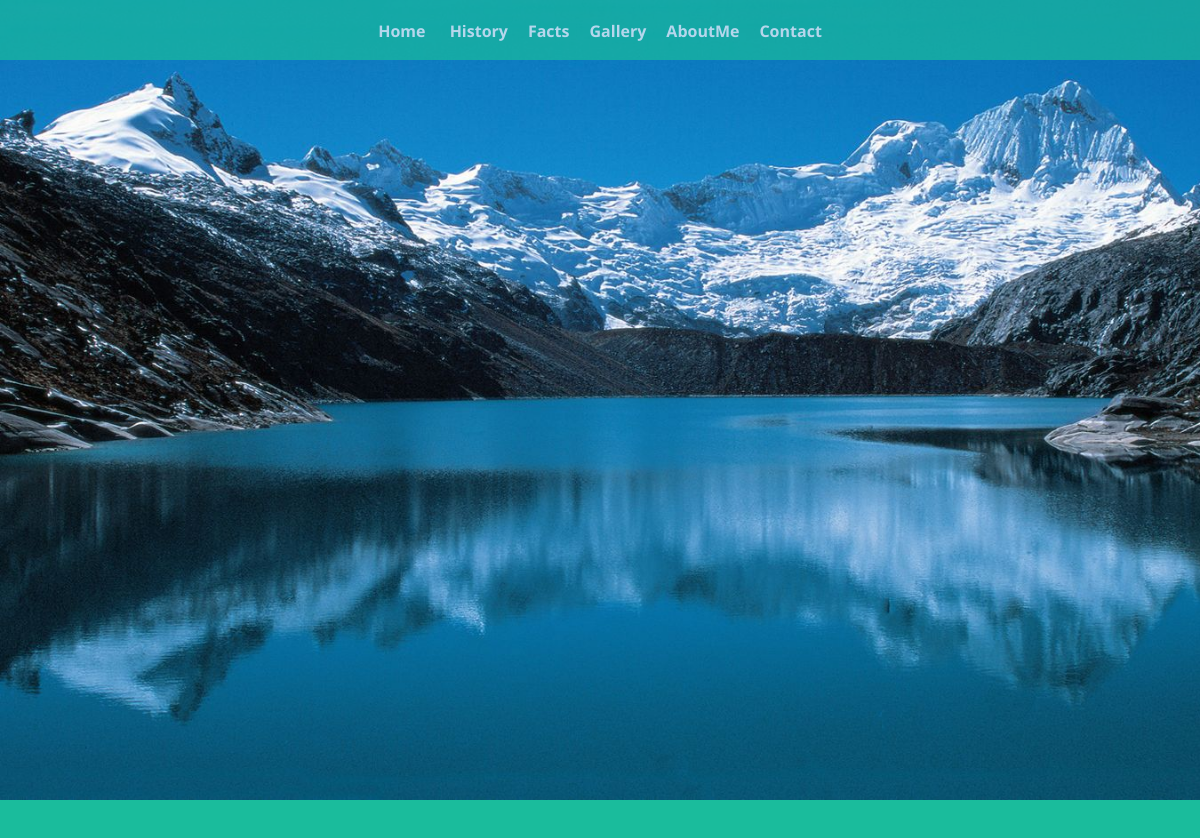
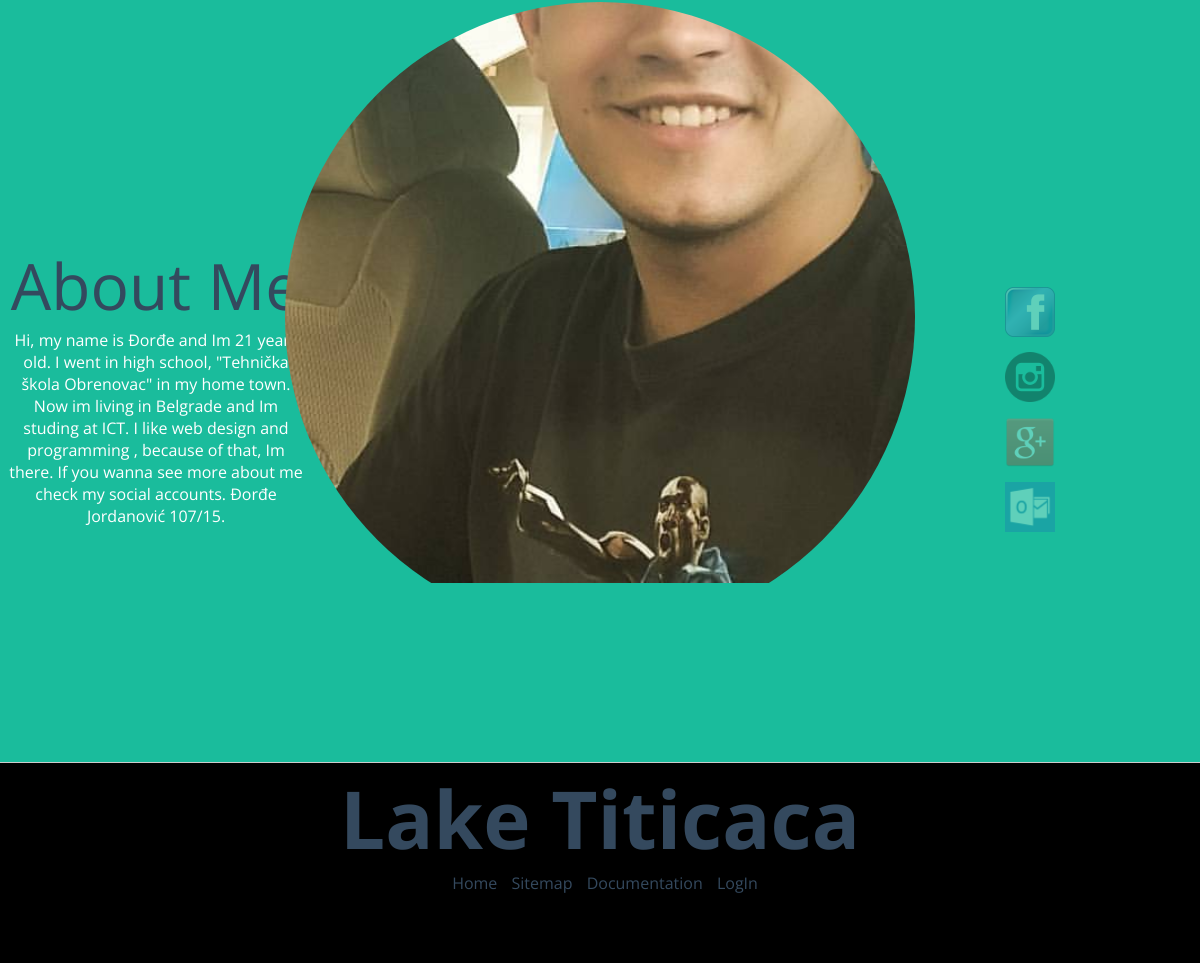
Screenshot of /index.php?category=pages&page=page4 with the database file from the repository (2 pictures, top to bottom).
### tables this page shows
CREATE TABLE `navigation` (
  `navID` int(11) NOT NULL,
  `navName` varchar(50) NOT NULL
);

CREATE TABLE `aboutme` (
  `aboutID` int(11) NOT NULL,
  `aboutTitle` text NOT NULL,
  `aboutText` text NOT NULL,
  `aboutFB` text NOT NULL,
  `aboutG` text NOT NULL,
  `aboutInsta` text NOT NULL,
  `aboutOut` text NOT NULL,
  `aboutFB_img` text NOT NULL,
  `aboutG_img` text NOT NULL,
  `aboutInsta_img` text NOT NULL,
  `aboutOut_img` text NOT NULL
);

CREATE TABLE `footer` (
  `footerID` int(11) NOT NULL,
  `footerName` text NOT NULL
);

### pages/page4.php (the view)
<section id="second">
<?php
	$upit = "SELECT * FROM aboutme";
	$rez = mysqli_query($konekcija, $upit) or die("Greska prilikom iscitavanja teksta AboutMe!");
	while($r=mysqli_fetch_array($rez))
		{
			echo "<div class='text'>
			<span>{$r['aboutTitle']}</span>
			<p>{$r['aboutText']} </p>
			</div>
			<div id='about_me'></div>
			<div class='linkovi'>
			<ul>
			<li><a href='{$r['aboutFB']}'><img src='{$r['aboutFB_img']}'/></a></li>
			<li><a href='{$r['aboutInsta']}'><img src='{$r['aboutInsta_img']}'/></a></li>
			<li><a href='{$r['aboutG']}'><img src='{$r['aboutG_img']}'/></a></li>
			<li><a href='{$r['aboutOut']}'><img src='{$r['aboutOut_img']}'/></a></li>
			</ul>";
		}
?>
</section>

### index.php (shortened to what this page needs)
<!DOCTYPE html>
	<head>
		<link rel="stylesheet" href="ResponsiveSlides.js-1.55\demo\themes\themes.css" media="screen" title="no title" charset="utf-8">
		<link rel="stylesheet" href="style.css">
	</head>
	<body>
<?php
	include ('pages/register.php');
?>
<?php
	include ('pages/nav.php');
?>
		<div id="content">
			<div class="sections">
<?php
	if(isset($_GET['page'])){
	include ("pages/home.php");
	$page = $_GET['page'];
	include ("pages/$page.php");
}
?>
			</div>
		</div>
<?php
	include ("pages/footer.php");
?>
	</body>
</html>

### pages/nav.php (shortened to what this page needs)
<div id="nav">
	<ul>
		<li><a href="index.php">Home</a></li>
<?php
	$upit = "SELECT * FROM navigation ORDER BY navID";
	$rez = mysqli_query($konekcija, $upit) or die("Greska prilikom iscitavanja navigacije!");
	while($r=mysqli_fetch_array($rez))
	{
		echo "<li><a href='index.php?category=pages&page=page{$r['navID']}'>{$r['navName']}</a></li>";
	}
?>
	</ul>
</div>

### pages/home.php
<header>
	<section id="home">
		<div id="box">
			<div class="sky"></div>
			<div class="mountain"></div>
			<div class="wrap-line">
				<div class="lines"></div>
			</div>
			<div class="circle"></div>
		</div>
	</section>
</header>

### pages/footer.php (shortened to what this page needs)
<footer>
	<h1>Lake Titicaca</h1>
		<span id="links">
			<a href="index.php">Home</a>
			<a href="xml/sitemap.xml">Sitemap</a>
			<a href="documentation/document.pdf">Documentation</a>
<?php
	if(!isset($_SESSION['idU'])){
		$upit_footer= "SELECT * FROM footer ORDER BY footerID";
		$rez = mysqli_query($konekcija , $upit_footer) or die("Greska prilikom iscitavanja futera!");
		while($r=mysqli_fetch_array($rez))
		{
			echo "<a href='index.php?category=pages&page=page6'>{$r['footerName']}</a>";
		}
}?>
	</footer>

### style.css (style rules this page uses)
* { margin: 0; padding: 0; border: none; }
body { width: 100%; font-family: 'Open Sans', sans-serif; }
#content { position: relative; overflow: hidden; margin-bottom: 200px; background-color: white; }
#nav { position: fixed; width: 100%; height: 60px; top: 0; opacity: 0.7; background: #1ABC9C; z-index: 99; }
#nav ul { padding: 20px; margin: 0 auto; list-style: none; text-align: center; }
#nav ul li { display: inline-block; margin: 0 10px; }
#nav ul li a { padding: 10px 0; color: #fff; font-size: 1rem; text-decoration: none; font-weight: bold; transition: all 0.2s ease; }
h1 { font-size: 5rem; color: #34495E; }
section { position: relative; width: 100%; padding: 50px; background: #fff; border-bottom: 1px solid #ccc; height: 100%; text-align: center; z-index: 3; }
section:nth-child(even) { background: #ecf0f1; }
section:nth-child(odd) { background: #bdc3c7; }
#home { position: relative; height: 100vh; width: 100%; padding: 0; }
#second { position: relative; width: 100%; height: 100vh; background-color: #1ABC9C; padding: 0; }
#about_me { position: relative; top: 5%; margin: 0 auto; height: 630px; width: 630px; background-image: url(imgs/ja.jpg); background-size: contain; background-position: center; background-repeat: no-repeat; background-attachment: fixed; border-radius: 50%; }
.text { position: absolute; width: 25%; height: auto; top: 35%; left: 0.5%; color: white; }
.text span { font-size: 4rem; color: #34495E; }
.linkovi { position: absolute; width: 25%; height: auto; top: 40%; right: 20px; color: white; display: block; -webkit-animation: Floating 3s infinite; animation: Floating 3s infinite; -moz-animation: Floating 3s infinite; -webkit-animation-timing-function: ease-in-out; }
.linkovi ul { list-style: none; }
.linkovi ul li a { text-decoration: none; color: white; opacity: 0.3; }
.linkovi img { width: 50px; height: 50px; padding: 5px; }
header { position: relative; height: 100vh; width: 100%; display: block; padding: 0; overflow: hidden; }
#box { position: relative; overflow: hidden; height: 100%; width: 100%; padding: 0; }
.sky { height: 100%; width: 100%; background-image: url(imgs/titicacafp.jpg); background-repeat: no-repeat; background-size: cover; position: absolute; }
.mountain { height: 100vh; width: 100%; background-repeat: no-repeat; background-size:cover; position: absolute; top: 100px; }
.wrap-line { position: absolute; width: 100%; height: 100vh; display: flex; align-items: center; justify-content: center; }
.lines { height: 700px; width: 700px; background-repeat: no-repeat; background-size: contain; position: relative; top: 100px; }
.circle { height: 665px; width: 665px; background-repeat: no-repeat; background-size: cover; position: relative; margin: 0 auto; top: 50px; }
footer { text-align: center; width: 100%; height: 200px; background-color: black; color: white; position: fixed; bottom: 0; z-index: 1; }
footer a { text-decoration: none; margin-left: 10px; color: #34495E; }

### rows the page displays
navigation: navName "History"
navigation: navName "Facts"
navigation: navName "Gallery"
navigation: navName "AboutMe"
navigation: navName "Contact"
aboutme: aboutTitle "About Me", aboutText "Hi, my name is Đorđe and Im 21 years old. I went in high school, \"Tehnička škola Obrenovac\" in my home town. Now im living in Belgrade and Im studing at ICT. I like web design and programming , because of that, Im there. If you wanna see more about me check my social accounts. Đorđe Jordanović 107/15.", aboutFB_img (picture), aboutInsta_img (picture), aboutG_img (picture), aboutOut_img (picture)
footer: footerName "LogIn"
